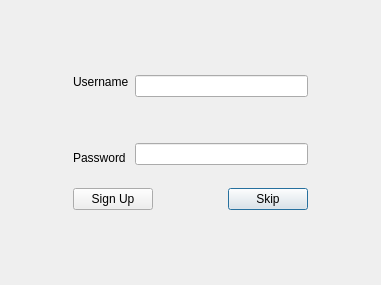
<?xml version="1.0" encoding="UTF-8"?>
<ui version="4.0">
 <class>Dialog</class>
 <widget class="QDialog" name="Dialog">
  <property name="geometry">
   <rect>
    <x>0</x>
    <y>0</y>
    <width>381</width>
    <height>285</height>
   </rect>
  </property>
  <property name="windowTitle">
   <string>Register</string>
  </property>
  <layout class="QGridLayout" name="gridLayout">
   <item row="3" column="3">
    <widget class="QPushButton" name="skipButton">
     <property name="font">
      <font>
       <kerning>true</kerning>
      </font>
     </property>
     <property name="contextMenuPolicy">
      <enum>Qt::NoContextMenu</enum>
     </property>
     <property name="text">
      <string>Skip</string>
     </property>
     <property name="flat">
      <bool>false</bool>
     </property>
    </widget>
   </item>
   <item row="0" column="2">
    <spacer name="verticalSpacer_2">
     <property name="orientation">
      <enum>Qt::Vertical</enum>
     </property>
     <property name="sizeHint" stdset="0">
      <size>
       <width>17</width>
       <height>49</height>
      </size>
     </property>
    </spacer>
   </item>
   <item row="4" column="2">
    <spacer name="verticalSpacer_3">
     <property name="orientation">
      <enum>Qt::Vertical</enum>
     </property>
     <property name="sizeHint" stdset="0">
      <size>
       <width>20</width>
       <height>48</height>
      </size>
     </property>
    </spacer>
   </item>
   <item row="3" column="1">
    <widget class="QPushButton" name="signUpButton">
     <property name="text">
      <string>Sign Up</string>
     </property>
    </widget>
   </item>
   <item row="2" column="2">
    <spacer name="verticalSpacer">
     <property name="orientation">
      <enum>Qt::Vertical</enum>
     </property>
     <property name="sizeType">
      <enum>QSizePolicy::Preferred</enum>
     </property>
     <property name="sizeHint" stdset="0">
      <size>
       <width>17</width>
       <height>17</height>
      </size>
     </property>
    </spacer>
   </item>
   <item row="1" column="1" colspan="3">
    <layout class="QHBoxLayout" name="horizontalLayout">
     <item>
      <layout class="QVBoxLayout" name="verticalLayout_2">
       <item>
        <widget class="QLabel" name="usernameLabel">
         <property name="text">
          <string>Username</string>
         </property>
        </widget>
       </item>
       <item>
        <spacer name="verticalSpacer_4">
         <property name="orientation">
          <enum>Qt::Vertical</enum>
         </property>
         <property name="sizeHint" stdset="0">
          <size>
           <width>20</width>
           <height>40</height>
          </size>
         </property>
        </spacer>
       </item>
       <item>
        <widget class="QLabel" name="passwordLabel">
         <property name="text">
          <string>Password</string>
         </property>
        </widget>
       </item>
      </layout>
     </item>
     <item>
      <layout class="QVBoxLayout" name="verticalLayout">
       <item>
        <widget class="QLineEdit" name="usernameLineEdit"/>
       </item>
       <item>
        <spacer name="verticalSpacer_5">
         <property name="orientation">
          <enum>Qt::Vertical</enum>
         </property>
         <property name="sizeHint" stdset="0">
          <size>
           <width>20</width>
           <height>40</height>
          </size>
         </property>
        </spacer>
       </item>
       <item>
        <widget class="QLineEdit" name="passwordLineEdit">
         <property name="echoMode">
          <enum>QLineEdit::Password</enum>
         </property>
        </widget>
       </item>
      </layout>
     </item>
    </layout>
   </item>
   <item row="1" column="0">
    <spacer name="horizontalSpacer_5">
     <property name="orientation">
      <enum>Qt::Horizontal</enum>
     </property>
     <property name="sizeType">
      <enum>QSizePolicy::Expanding</enum>
     </property>
     <property name="sizeHint" stdset="0">
      <size>
       <width>60</width>
       <height>20</height>
      </size>
     </property>
    </spacer>
   </item>
   <item row="3" column="2">
    <spacer name="horizontalSpacer_2">
     <property name="orientation">
      <enum>Qt::Horizontal</enum>
     </property>
     <property name="sizeHint" stdset="0">
      <size>
       <width>60</width>
       <height>20</height>
      </size>
     </property>
    </spacer>
   </item>
   <item row="1" column="4">
    <spacer name="horizontalSpacer">
     <property name="orientation">
      <enum>Qt::Horizontal</enum>
     </property>
     <property name="sizeType">
      <enum>QSizePolicy::Expanding</enum>
     </property>
     <property name="sizeHint" stdset="0">
      <size>
       <width>60</width>
       <height>20</height>
      </size>
     </property>
    </spacer>
   </item>
  </layout>
 </widget>
 <resources/>
 <connections/>
</ui>
